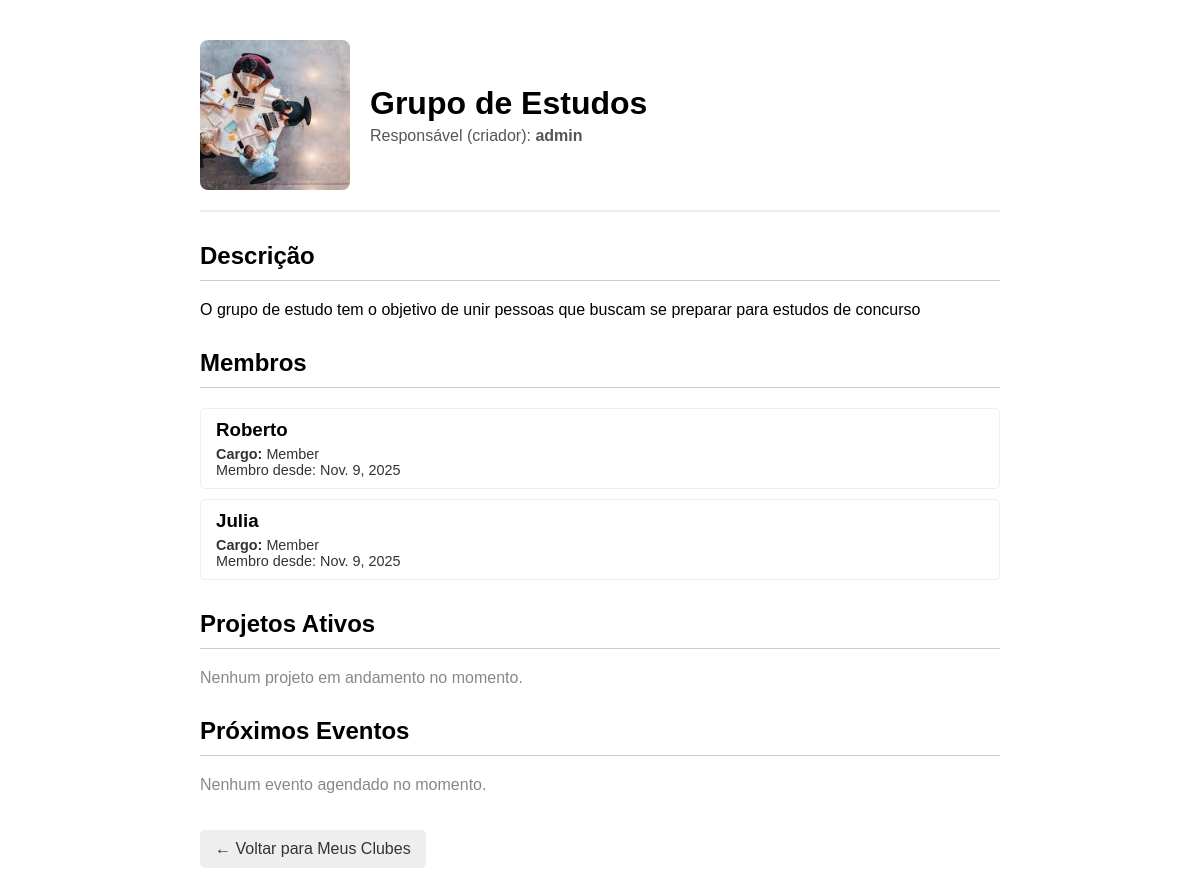
Page /club/5/ (signed in) on the committed database.
### clubs/models.py (models this page shows, shortened)
class Club(models.Model):
    name = models.CharField(max_length=100, unique=True)
    description = models.TextField(null=True, blank=True, default='')
    logo = models.ImageField(upload_to='club_logos/', null=True, blank=True)
    created_at = models.DateTimeField(auto_now_add=True)
    advisor = models.ForeignKey(
        settings.AUTH_USER_MODEL,
        on_delete=models.SET_NULL,
        null=True,
        related_name='advised_clubs'
    )
    members = models.ManyToManyField(
        settings.AUTH_USER_MODEL,
        through='Membership',
        related_name='joined_clubs', blank=True
        )

class Membership(models.Model):
    user = models.ForeignKey(settings.AUTH_USER_MODEL, on_delete=models.CASCADE)
    club = models.ForeignKey(Club, on_delete=models.CASCADE)
    position = models.CharField(max_length=100, default='Member')
    input_date = models.DateField(auto_now_add=True)
    class Meta:
        unique_together = ('user', 'club')

### users/models.py (models this page shows, shortened)
class User(AbstractUser):
    identifier = models.CharField(max_length=100, unique=True, null=True, blank=True)
    profile_photo = models.ImageField(upload_to='profile_photos/', null=True, blank=True)
    bio = models.TextField(null=True, blank=True)

### clubs/views.py (the view, shortened to what this page needs)
# urls.py: path('club/<int:pk>/', views.club_detail, name='club-detail'),
@login_required
def club_detail(request, pk):
    club = get_object_or_404(Club, pk=pk)
    is_owner = (request.user == club.advisor)
    projects = club.projects.all().order_by('-start_date')
    events = club.events.all().order_by('-event_date')
    members = Membership.objects.filter(club=club).order_by('user__first_name')
    context = {
        'club': club,
        'projects': projects,
        'events': events,
        'members': members,
        'is_owner': is_owner,
    }
    return render(request, 'clubs/club_detail.html', context)

### templates/clubs/club_detail.html (shortened to what this page needs)
{% load static %}
<!DOCTYPE html>
<html lang="pt-br">
<head>
</head>
<body>
    <div class="header">
        {% if club.logo %}
            <img src="{{ club.logo.url }}" alt="Logo do {{ club.name }}" class="club-logo-large">
        {% else %}
            <img src="{% static 'images/default_logo.png' %}" alt="Logo Padrão" class="club-logo-large">
        {% endif %}
        <div>
            <h1>{{ club.name }}</h1>
            <p>Responsável (criador): <strong>{{ club.advisor.get_full_name|default:club.advisor.username }}</strong></p>
        </div>
    </div>
    <div class="section">
        <h2>Descrição</h2>
        <p>{{ club.description|linebreaksbr }}</p> </div>
    <div class="section">
    <h2>Membros</h2>
    {% for membro in members %}
        <div class="list-item">
            <div style="display: flex; justify-content: space-between; align-items: center;">
                <div>
                    <h3>{{ membro.user.get_full_name|default:membro.user.username }}</h3>
                    <p><strong>Cargo:</strong> {{ membro.position }}</p>
                    <p>Membro desde: {{ membro.input_date }}</p>
                </div>
            </div>
        </div>
    {% empty %}
        <p class="empty">Este clube ainda não possui membros cadastrados.</p>
    {% endfor %}
</div>
    <div class="section">
        <h2>Projetos Ativos</h2>
        {% for projeto in projects %}
            <div class="list-item">
                <h3>{{ projeto.title }}</h3>
                <p><strong>Status:</strong> {{ projeto.get_status_display }}</p>
                <p>Início: {{ projeto.start_date }}</p>
            </div>
        {% empty %}
            <p class="empty">Nenhum projeto em andamento no momento.</p>
        {% endfor %}
    </div>
    <div class="section">
        <h2>Próximos Eventos</h2>
        {% for evento in events %}
            <div class="list-item">
                <h3>{{ evento.title }}</h3>
                <p><strong>Quando:</strong> {{ evento.event_date }}</sTrong>
                <p><strong>Onde:</strong> {{ evento.location }}</p>
            </div>
        {% empty %}
            <p class="empty">Nenhum evento agendado no momento.</p>
        {% endfor %}
    </div>
    <a href="{% url 'club-list' %}" class="back-link">← Voltar para Meus Clubes</a>
</body>
</html>

### templates/clubs/club_detail.html (style rules this page uses)
body { font-family: sans-serif; max-width: 800px; margin: 40px auto; }
.header { display: flex; align-items: center; border-bottom: 2px solid #eee; padding-bottom: 20px; }
.club-logo-large { width: 150px; height: 150px; object-fit: cover; border-radius: 8px; margin-right: 20px; }
.header h1 { margin: 0; }
.header p { margin: 5px 0 0 0; color: #555; }
.section { margin-top: 30px; }
.section h2 { border-bottom: 1px solid #ccc; padding-bottom: 10px; }
.list-item { border: 1px solid #eee; border-radius: 5px; padding: 10px 15px; margin-bottom: 10px; }
.list-item h3 { margin: 0 0 5px 0; }
.list-item p { margin: 0; font-size: 0.9em; color: #333; }
.empty { color: #888; }
.back-link { display: inline-block; margin-top: 20px; text-decoration: none; background: #eee; padding: 10px 15px; border-radius: 5px; color: #333; }

### rows in the picture
Club: logo (picture), name "Grupo de Estudos", advisor.get_full_name "admin", description "O grupo de estudo tem o objetivo de unir pessoas que buscam se preparar para estudos de concurso"
Membership: user.get_full_name "Roberto", position "Member", input_date "Nov. 9, 2025"
Membership: user.get_full_name "Julia", position "Member", input_date "Nov. 9, 2025"
